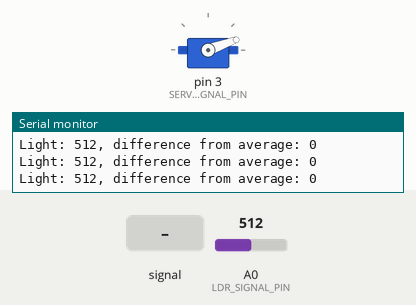
The sketch below on a simulated Arduino Uno, built with avr-gcc and run on an emulated ATmega328P. On the bench: servo, the last lines printed to the serial monitor. The inputs (shaded band) are chosen by the test bench; at power-on: A0 (LDR_SIGNAL_PIN) = 512.

Above: at 2.2 s.
2.3 s: A0 (LDR_SIGNAL_PIN) fed a 200 Hz sine of ±255 counts around its level
At 3.2 s:
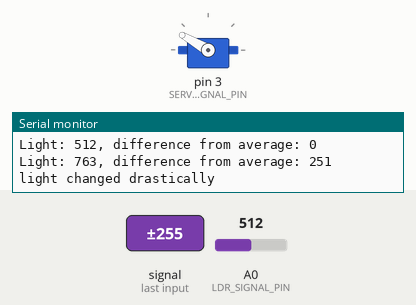
Timing chart, 0 to 11.3 s (numbered marks = the images above; inputs shaded):
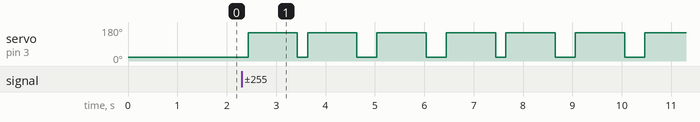

The sketch:

Firmware.ino
```cpp
#include "Global.h"

#define SERVO_MIN_POS	20
#define SERVO_MAX_POS	150
#define THRESHOLD		100

//Average light variable
int averageLight;

void setup()
{
	Serial.begin(9600);
	servo.attach(SERVO_SIGNAL_PIN);
	servo.write(SERVO_MIN_POS);
	Serial.println("start");

	//Get average light:
	averageLight = ldr.readAverage();

	//Print average light
	Serial.print("Average light:");
	Serial.println(averageLight);

	delay(1000);
	Serial.println("start running");
}

void loop()
{
	int sample = ldr.read();
	int diff = abs(averageLight - sample);

	//print the difference
	Serial.print("Light: ");
	Serial.print(sample);
	Serial.print(", difference from average: ");
	Serial.println(diff);

	//above threshold move servo:
	if(diff > THRESHOLD)
	{
		Serial.println("light changed drastically");
		servo.write(SERVO_MAX_POS);
		delay(1000);
		servo.write(SERVO_MIN_POS);
	}

	delay(200);
}
```

Global.cpp
```cpp
#include "Global.h"

LDR ldr = LDR(LDR_SIGNAL_PIN);
Servo servo;
```

Global.h
```cpp
#ifndef GLOBAL_H
#define GLOBAL_H

#include "Pins.h"

#include "LDR.h"
#include "Servo.h"

extern LDR ldr;
extern Servo servo;

#endif //GLOBAL_H
```

LDR.cpp
```cpp
#include "LDR.h"

LDR::LDR(int pin)
{
	analogPin = pin;
}

int LDR::read()
{
	return analogRead(analogPin);
}
int LDR::readAverage(int samples)
{
	int sum = 0;
	for(int i=0;i<samples;i++)
	{
		sum += read();
		delay(2); //minimum delay for prevent sticky samples
	}
	return (int)(sum/samples);
}
```

LDR.h
```cpp
#ifndef LDR_H
#define LDR_H

#include "arduino.h"

class LDR
{
	public:
		LDR(int pin);
		int read();
		int readAverage(int samples = 10);

	private:
		int analogPin;

};
#endif //LDR_H
```

Pins.h
```cpp
#ifndef PINS_H
#define PINS_H

/*PIR*/
#define LDR_SIGNAL_PIN		 	A0

/*Servo*/
#define SERVO_SIGNAL_PIN 		3


#endif //__PINS_H
```

Measured:
- after the input at 2.3 s, servo on pin 3 (SERVO_SIGNAL_PIN): 20° → 150° after 0.13 s, → 20° 1.0 s later, → 150° 0.20 s later, → 20° 1.0 s later, … (13 changes in this stretch)
